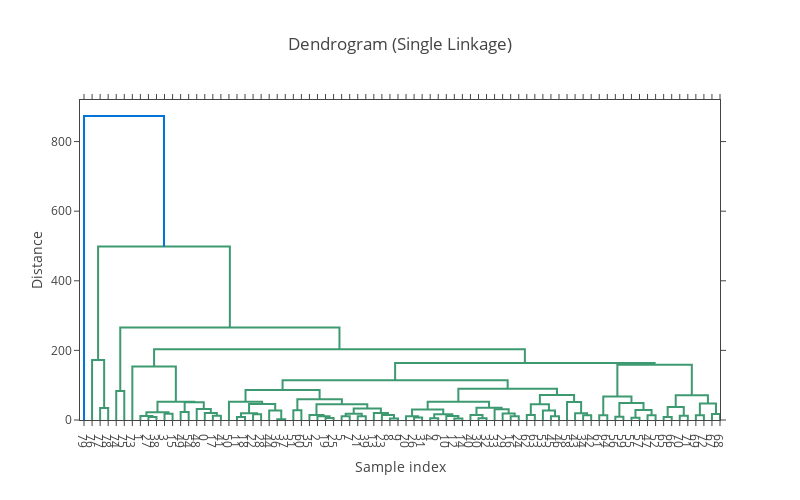

This figure's notebook cell:
### Code cell
# Menampilkan dendrogram menggunakan Plotly untuk metode 'single'
fig_single = ff.create_dendrogram(linkage_matrix_single)
fig_single.update_layout(title='Dendrogram (Single Linkage)',
                         xaxis_title='Sample index',
                         yaxis_title='Distance',
                         width=800, height=500)
fig_single.show()

### Figure 1 — Plotly figure (JSON) as saved in the notebook; plotly's stock layout.template omitted (floating-point values rounded to 4 significant figures)
{"data": [{"hoverinfo": "text", "marker": {"color": "rgb(61,153,112)"}, "mode": "lines", "type": "scatter", "x": [25, 25, 35, 35], "xaxis": "x", "y": [0, 34.45, 34.45, 0], "yaxis": "y"}, {"hoverinfo": "text", "marker": {"color": "rgb(61,153,112)"}, "mode": "lines", "type": "scatter", "x": [15, 15, 30, 30], "xaxis": "x", "y": [0, 172.6, 172.6, 34.45], "yaxis": "y"}, {"hoverinfo": "text", "marker": {"color": "rgb(61,153,112)"}, "mode": "lines", "type": "scatter", "x": [45, 45, 55, 55], "xaxis": "x", "y": [0, 83.23, 83.23, 0], "yaxis": "y"}, {"hoverinfo": "text", "marker": {"color": "rgb(61,153,112)"}, "mode": "lines", "type": "scatter", "x": [85, 85, 95, 95], "xaxis": "x", "y": [0, 8.32, 8.32, 0], "yaxis": "y"}, {"hoverinfo": "text", "marker": {"color": "rgb(61,153,112)"}, "mode": "lines", "type": "scatter", "x": [75, 75, 90, 90], "xaxis": "x", "y": [0, 11.45, 11.45, 8.32], "yaxis": "y"}, {"hoverinfo": "text", "marker": {"color": "rgb(61,153,112)"}, "mode": "lines", "type": "scatter", "x": [105, 105, 115, 115], "xaxis": "x", "y": [0, 18.22, 18.22, 0], "yaxis": "y"}, {"hoverinfo": "text", "marker": {"color": "rgb(61,153,112)"}, "mode": "lines", "type": "scatter", "x": [82.5, 82.5, 110, 110], "xaxis": "x", "y": [11.45, 22.38, 22.38, 18.22], "yaxis": "y"}, {"hoverinfo": "text", "marker": {"color": "rgb(61,153,112)"}, "mode": "lines", "type": "scatter", "x": [125, 125, 135, 135], "xaxis": "x", "y": [0, 23.05, 23.05, 0], "yaxis": "y"}, {"hoverinfo": "text", "marker": {"color": "rgb(61,153,112)"}, "mode": "lines", "type": "scatter", "x": [165, 165, 175, 175], "xaxis": "x", "y": [0, 12.39, 12.39, 0], "yaxis": "y"}, {"hoverinfo": "text", "marker": {"color": "rgb(61,153,112)"}, "mode": "lines", "type": "scatter", "x": [155, 155, 170, 170], "xaxis": "x", "y": [0, 20.42, 20.42, 12.39], "yaxis": "y"}, {"hoverinfo": "text", "marker": {"color": "rgb(61,153,112)"}, "mode": "lines", "type": "scatter", "x": [145, 145, 162.5, 162.5], "xaxis": "x", "y": [0, 31.51, 31.51, 20.42], "yaxis": "y"}, {"hoverinfo": "text", "marker": {"color": "rgb(61,153,112)"}, "mode": "lines", "type": "scatter", "x": [130, 130, 153.8, 153.8], "xaxis": "x", "y": [23.05, 50.77, 50.77, 31.51], "yaxis": "y"}, {"hoverinfo": "text", "marker": {"color": "rgb(61,153,112)"}, "mode": "lines", "type": "scatter", "x": [96.25, 96.25, 141.9, 141.9], "xaxis": "x", "y": [22.38, 52.67, 52.67, 50.77], "yaxis": "y"}, {"hoverinfo": "text", "marker": {"color": "rgb(61,153,112)"}, "mode": "lines", "type": "scatter", "x": [65, 65, 119.1, 119.1], "xaxis": "x", "y": [0, 153.5, 153.5, 52.67], "yaxis": "y"}, {"hoverinfo": "text", "marker": {"color": "rgb(61,153,112)"}, "mode": "lines", "type": "scatter", "x": [195, 195, 205, 205], "xaxis": "x", "y": [0, 8.861, 8.861, 0], "yaxis": "y"}, {"hoverinfo": "text", "marker": {"color": "rgb(61,153,112)"}, "mode": "lines", "type": "scatter", "x": [215, 215, 225, 225], "xaxis": "x", "y": [0, 16.59, 16.59, 0], "yaxis": "y"}, {"hoverinfo": "text", "marker": {"color": "rgb(61,153,112)"}, "mode": "lines", "type": "scatter", "x": [200, 200, 220, 220], "xaxis": "x", "y": [8.861, 19.37, 19.37, 16.59], "yaxis": "y"}, {"hoverinfo": "text", "marker": {"color": "rgb(61,153,112)"}, "mode": "lines", "type": "scatter", "x": [245, 245, 255, 255], "xaxis": "x", "y": [0, 2.475, 2.475, 0], "yaxis": "y"}, {"hoverinfo": "text", "marker": {"color": "rgb(61,153,112)"}, "mode": "lines", "type": "scatter", "x": [235, 235, 250, 250], "xaxis": "x", "y": [0, 26.97, 26.97, 2.475], "yaxis": "y"}, {"hoverinfo": "text", "marker": {"color": "rgb(61,153,112)"}, "mode": "lines", "type": "scatter", "x": [210, 210, 242.5, 242.5], "xaxis": "x", "y": [19.37, 46.22, 46.22, 26.97], "yaxis": "y"}, {"hoverinfo": "text", "marker": {"color": "rgb(61,153,112)"}, "mode": "lines", "type": "scatter", "x": [185, 185, 226.2, 226.2], "xaxis": "x", "y": [0, 52.69, 52.69, 46.22], "yaxis": "y"}, {"hoverinfo": "text", "marker": {"color": "rgb(61,153,112)"}, "mode": "lines", "type": "scatter", "x": [265, 265, 275, 275], "xaxis": "x", "y": [0, 27.68, 27.68, 0], "yaxis": "y"}, {"hoverinfo": "text", "marker": {"color": "rgb(61,153,112)"}, "mode": "lines", "type": "scatter", "x": [305, 305, 315, 315], "xaxis": "x", "y": [0, 5.657, 5.657, 0], "yaxis": "y"}, {"hoverinfo": "text", "marker": {"color": "rgb(61,153,112)"}, "mode": "lines", "type": "scatter", "x": [295, 295, 310, 310], "xaxis": "x", "y": [0, 10.58, 10.58, 5.657], "yaxis": "y"}, {"hoverinfo": "text", "marker": {"color": "rgb(61,153,112)"}, "mode": "lines", "type": "scatter", "x": [285, 285, 302.5, 302.5], "xaxis": "x", "y": [0, 14.66, 14.66, 10.58], "yaxis": "y"}, {"hoverinfo": "text", "marker": {"color": "rgb(61,153,112)"}, "mode": "lines", "type": "scatter", "x": [325, 325, 335, 335], "xaxis": "x", "y": [0, 10.5, 10.5, 0], "yaxis": "y"}, {"hoverinfo": "text", "marker": {"color": "rgb(61,153,112)"}, "mode": "lines", "type": "scatter", "x": [345, 345, 355, 355], "xaxis": "x", "y": [0, 10.81, 10.81, 0], "yaxis": "y"}, {"hoverinfo": "text", "marker": {"color": "rgb(61,153,112)"}, "mode": "lines", "type": "scatter", "x": [330, 330, 350, 350], "xaxis": "x", "y": [10.5, 18.02, 18.02, 10.81], "yaxis": "y"}, {"hoverinfo": "text", "marker": {"color": "rgb(61,153,112)"}, "mode": "lines", "type": "scatter", "x": [385, 385, 395, 395], "xaxis": "x", "y": [0, 4.243, 4.243, 0], "yaxis": "y"}, {"hoverinfo": "text", "marker": {"color": "rgb(61,153,112)"}, "mode": "lines", "type": "scatter", "x": [375, 375, 390, 390], "xaxis": "x", "y": [0, 14.14, 14.14, 4.243], "yaxis": "y"}, {"hoverinfo": "text", "marker": {"color": "rgb(61,153,112)"}, "mode": "lines", "type": "scatter", "x": [365, 365, 382.5, 382.5], "xaxis": "x", "y": [0, 19.84, 19.84, 14.14], "yaxis": "y"}, {"hoverinfo": "text", "marker": {"color": "rgb(61,153,112)"}, "mode": "lines", "type": "scatter", "x": [340, 340, 373.8, 373.8], "xaxis": "x", "y": [18.02, 33.07, 33.07, 19.84], "yaxis": "y"}, {"hoverinfo": "text", "marker": {"color": "rgb(61,153,112)"}, "mode": "lines", "type": "scatter", "x": [293.8, 293.8, 356.9, 356.9], "xaxis": "x", "y": [14.66, 45.51, 45.51, 33.07], "yaxis": "y"}, {"hoverinfo": "text", "marker": {"color": "rgb(61,153,112)"}, "mode": "lines", "type": "scatter", "x": [270, 270, 325.3, 325.3], "xaxis": "x", "y": [27.68, 59.53, 59.53, 45.51], "yaxis": "y"}, {"hoverinfo": "text", "marker": {"color": "rgb(61,153,112)"}, "mode": "lines", "type": "scatter", "x": [205.6, 205.6, 297.7, 297.7], "xaxis": "x", "y": [52.69, 86.24, 86.24, 59.53], "yaxis": "y"}, {"hoverinfo": "text", "marker": {"color": "rgb(61,153,112)"}, "mode": "lines", "type": "scatter", "x": [415, 415, 425, 425], "xaxis": "x", "y": [0, 7.297, 7.297, 0], "yaxis": "y"}, {"hoverinfo": "text", "marker": {"color": "rgb(61,153,112)"}, "mode": "lines", "type": "scatter", "x": [405, 405, 420, 420], "xaxis": "x", "y": [0, 10.93, 10.93, 7.297], "yaxis": "y"}, {"hoverinfo": "text", "marker": {"color": "rgb(61,153,112)"}, "mode": "lines", "type": "scatter", "x": [435, 435, 445, 445], "xaxis": "x", "y": [0, 5.385, 5.385, 0], "yaxis": "y"}, {"hoverinfo": "text", "marker": {"color": "rgb(61,153,112)"}, "mode": "lines", "type": "scatter", "x": [465, 465, 475, 475], "xaxis": "x", "y": [0, 4.185, 4.185, 0], "yaxis": "y"}, {"hoverinfo": "text", "marker": {"color": "rgb(61,153,112)"}, "mode": "lines", "type": "scatter", "x": [455, 455, 470, 470], "xaxis": "x", "y": [0, 11.51, 11.51, 4.185], "yaxis": "y"}, {"hoverinfo": "text", "marker": {"color": "rgb(61,153,112)"}, "mode": "lines", "type": "scatter", "x": [440, 440, 462.5, 462.5], "xaxis": "x", "y": [5.385, 16.83, 16.83, 11.51], "yaxis": "y"}, {"hoverinfo": "text", "marker": {"color": "rgb(61,153,112)"}, "mode": "lines", "type": "scatter", "x": [412.5, 412.5, 451.2, 451.2], "xaxis": "x", "y": [10.93, 29.85, 29.85, 16.83], "yaxis": "y"}, {"hoverinfo": "text", "marker": {"color": "rgb(61,153,112)"}, "mode": "lines", "type": "scatter", "x": [495, 495, 505, 505], "xaxis": "x", "y": [0, 4.963, 4.963, 0], "yaxis": "y"}, {"hoverinfo": "text", "marker": {"color": "rgb(61,153,112)"}, "mode": "lines", "type": "scatter", "x": [485, 485, 500, 500], "xaxis": "x", "y": [0, 14.16, 14.16, 4.963], "yaxis": "y"}, {"hoverinfo": "text", "marker": {"color": "rgb(61,153,112)"}, "mode": "lines", "type": "scatter", "x": [535, 535, 545, 545], "xaxis": "x", "y": [0, 10.88, 10.88, 0], "yaxis": "y"}, {"hoverinfo": "text", "marker": {"color": "rgb(61,153,112)"}, "mode": "lines", "type": "scatter", "x": [525, 525, 540, 540], "xaxis": "x", "y": [0, 18.8, 18.8, 10.88], "yaxis": "y"}, {"hoverinfo": "text", "marker": {"color": "rgb(61,153,112)"}, "mode": "lines", "type": "scatter", "x": [515, 515, 532.5, 532.5], "xaxis": "x", "y": [0, 30.84, 30.84, 18.8], "yaxis": "y"}, {"hoverinfo": "text", "marker": {"color": "rgb(61,153,112)"}, "mode": "lines", "type": "scatter", "x": [492.5, 492.5, 523.8, 523.8], "xaxis": "x", "y": [14.16, 35.46, 35.46, 30.84], "yaxis": "y"}, {"hoverinfo": "text", "marker": {"color": "rgb(61,153,112)"}, "mode": "lines", "type": "scatter", "x": [431.9, 431.9, 508.1, 508.1], "xaxis": "x", "y": [29.85, 52.54, 52.54, 35.46], "yaxis": "y"}, {"hoverinfo": "text", "marker": {"color": "rgb(61,153,112)"}, "mode": "lines", "type": "scatter", "x": [555, 555, 565, 565], "xaxis": "x", "y": [0, 14.2, 14.2, 0], "yaxis": "y"}, {"hoverinfo": "text", "marker": {"color": "rgb(61,153,112)"}, "mode": "lines", "type": "scatter", "x": [585, 585, 595, 595], "xaxis": "x", "y": [0, 11.01, 11.01, 0], "yaxis": "y"}, {"hoverinfo": "text", "marker": {"color": "rgb(61,153,112)"}, "mode": "lines", "type": "scatter", "x": [575, 575, 590, 590], "xaxis": "x", "y": [0, 27.06, 27.06, 11.01], "yaxis": "y"}, {"hoverinfo": "text", "marker": {"color": "rgb(61,153,112)"}, "mode": "lines", "type": "scatter", "x": [560, 560, 582.5, 582.5], "xaxis": "x", "y": [14.2, 45.19, 45.19, 27.06], "yaxis": "y"}, {"hoverinfo": "text", "marker": {"color": "rgb(61,153,112)"}, "mode": "lines", "type": "scatter", "x": [625, 625, 635, 635], "xaxis": "x", "y": [0, 13.46, 13.46, 0], "yaxis": "y"}, {"hoverinfo": "text", "marker": {"color": "rgb(61,153,112)"}, "mode": "lines", "type": "scatter", "x": [615, 615, 630, 630], "xaxis": "x", "y": [0, 19.68, 19.68, 13.46], "yaxis": "y"}, {"hoverinfo": "text", "marker": {"color": "rgb(61,153,112)"}, "mode": "lines", "type": "scatter", "x": [605, 605, 622.5, 622.5], "xaxis": "x", "y": [0, 51.76, 51.76, 19.68], "yaxis": "y"}, {"hoverinfo": "text", "marker": {"color": "rgb(61,153,112)"}, "mode": "lines", "type": "scatter", "x": [571.2, 571.2, 613.8, 613.8], "xaxis": "x", "y": [45.19, 71.51, 71.51, 51.76], "yaxis": "y"}, {"hoverinfo": "text", "marker": {"color": "rgb(61,153,112)"}, "mode": "lines", "type": "scatter", "x": [470, 470, 592.5, 592.5], "xaxis": "x", "y": [52.54, 89.97, 89.97, 71.51], "yaxis": "y"}, {"hoverinfo": "text", "marker": {"color": "rgb(61,153,112)"}, "mode": "lines", "type": "scatter", "x": [251.6, 251.6, 531.2, 531.2], "xaxis": "x", "y": [86.24, 114.2, 114.2, 89.97], "yaxis": "y"}, {"hoverinfo": "text", "marker": {"color": "rgb(61,153,112)"}, "mode": "lines", "type": "scatter", "x": [645, 645, 655, 655], "xaxis": "x", "y": [0, 13.66, 13.66, 0], "yaxis": "y"}, {"hoverinfo": "text", "marker": {"color": "rgb(61,153,112)"}, "mode": "lines", "type": "scatter", "x": [665, 665, 675, 675], "xaxis": "x", "y": [0, 9.661, 9.661, 0], "yaxis": "y"}, {"hoverinfo": "text", "marker": {"color": "rgb(61,153,112)"}, "mode": "lines", "type": "scatter", "x": [685, 685, 695, 695], "xaxis": "x", "y": [0, 6.598, 6.598, 0], "yaxis": "y"}, {"hoverinfo": "text", "marker": {"color": "rgb(61,153,112)"}, "mode": "lines", "type": "scatter", "x": [705, 705, 715, 715], "xaxis": "x", "y": [0, 13.41, 13.41, 0], "yaxis": "y"}, {"hoverinfo": "text", "marker": {"color": "rgb(61,153,112)"}, "mode": "lines", "type": "scatter", "x": [690, 690, 710, 710], "xaxis": "x", "y": [6.598, 28.72, 28.72, 13.41], "yaxis": "y"}, {"hoverinfo": "text", "marker": {"color": "rgb(61,153,112)"}, "mode": "lines", "type": "scatter", "x": [670, 670, 700, 700], "xaxis": "x", "y": [9.661, 48.5, 48.5, 28.72], "yaxis": "y"}, {"hoverinfo": "text", "marker": {"color": "rgb(61,153,112)"}, "mode": "lines", "type": "scatter", "x": [650, 650, 685, 685], "xaxis": "x", "y": [13.66, 67.37, 67.37, 48.5], "yaxis": "y"}, {"hoverinfo": "text", "marker": {"color": "rgb(61,153,112)"}, "mode": "lines", "type": "scatter", "x": [725, 725, 735, 735], "xaxis": "x", "y": [0, 8.321, 8.321, 0], "yaxis": "y"}, {"hoverinfo": "text", "marker": {"color": "rgb(61,153,112)"}, "mode": "lines", "type": "scatter", "x": [745, 745, 755, 755], "xaxis": "x", "y": [0, 12.19, 12.19, 0], "yaxis": "y"}, {"hoverinfo": "text", "marker": {"color": "rgb(61,153,112)"}, "mode": "lines", "type": "scatter", "x": [730, 730, 750, 750], "xaxis": "x", "y": [8.321, 37.39, 37.39, 12.19], "yaxis": "y"}, {"hoverinfo": "text", "marker": {"color": "rgb(61,153,112)"}, "mode": "lines", "type": "scatter", "x": [765, 765, 775, 775], "xaxis": "x", "y": [0, 13.34, 13.34, 0], "yaxis": "y"}, {"hoverinfo": "text", "marker": {"color": "rgb(61,153,112)"}, "mode": "lines", "type": "scatter", "x": [785, 785, 795, 795], "xaxis": "x", "y": [0, 17.06, 17.06, 0], "yaxis": "y"}, {"hoverinfo": "text", "marker": {"color": "rgb(61,153,112)"}, "mode": "lines", "type": "scatter", "x": [770, 770, 790, 790], "xaxis": "x", "y": [13.34, 47.44, 47.44, 17.06], "yaxis": "y"}, {"hoverinfo": "text", "marker": {"color": "rgb(61,153,112)"}, "mode": "lines", "type": "scatter", "x": [740, 740, 780, 780], "xaxis": "x", "y": [37.39, 71.16, 71.16, 47.44], "yaxis": "y"}, {"hoverinfo": "text", "marker": {"color": "rgb(61,153,112)"}, "mode": "lines", "type": "scatter", "x": [667.5, 667.5, 760, 760], "xaxis": "x", "y": [67.37, 158.5, 158.5, 71.16], "yaxis": "y"}, {"hoverinfo": "text", "marker": {"color": "rgb(61,153,112)"}, "mode": "lines", "type": "scatter", "x": [391.4, 391.4, 713.8, 713.8], "xaxis": "x", "y": [114.2, 163.7, 163.7, 158.5], "yaxis": "y"}, {"hoverinfo": "text", "marker": {"color": "rgb(61,153,112)"}, "mode": "lines", "type": "scatter", "x": [92.03, 92.03, 552.6, 552.6], "xaxis": "x", "y": [153.5, 203.4, 203.4, 163.7], "yaxis": "y"}, {"hoverinfo": "text", "marker": {"color": "rgb(61,153,112)"}, "mode": "lines", "type": "scatter", "x": [50, 50, 322.3, 322.3], "xaxis": "x", "y": [83.23, 266.1, 266.1, 203.4], "yaxis": "y"}, {"hoverinfo": "text", "marker": {"color": "rgb(61,153,112)"}, "mode": "lines", "type": "scatter", "x": [22.5, 22.5, 186.2, 186.2], "xaxis": "x", "y": [172.6, 498.3, 498.3, 266.1], "yaxis": "y"}, {"hoverinfo": "text", "marker": {"color": "rgb(0,116,217)"}, "mode": "lines", "type": "scatter", "x": [5, 5, 104.3, 104.3], "xaxis": "x", "y": [0, 873.5, 873.5, 498.3], "yaxis": "y"}], "layout": {"autosize": false, "height": 500, "hovermode": "closest", "showlegend": false, "title": {"text": "Dendrogram (Single Linkage)"}, "width": 800, "xaxis": {"mirror": "allticks", "rangemode": "tozero", "showgrid": false, "showline": true, "showticklabels": true, "tickmode": "array", "ticks": "outside", "ticktext": ["79", "76", "77", "78", "74", "75", "73", "1", "27", "38", "3", "15", "49", "54", "48", "0", "17", "41", "50", "11", "18", "22", "28", "44", "36", "37", "51", "60", "35", "2", "19", "25", "5", "7", "21", "39", "13", "23", "8", "9", "20", "26", "31", "4", "6", "10", "12", "14", "40", "30", "32", "33", "29", "16", "24", "62", "63", "53", "45", "46", "58", "43", "34", "42", "61", "64", "56", "59", "55", "57", "47", "52", "65", "66", "70", "71", "69", "72", "67", "68"], "tickvals": [5, 15, 25, 35, 45, 55, 65, 75, 85, 95, 105, 115, 125, 135, 145, 155, 165, 175, 185, 195, 205, 215, 225, 235, 245, 255, 265, 275, 285, 295, 305, 315, 325, 335, 345, 355, 365, 375, 385, 395, 405, 415, 425, 435, 445, 455, 465, 475, 485, 495, 505, 515, 525, 535, 545, 555, 565, 575, 585, 595, 605, 615, 625, 635, 645, 655, 665, 675, 685, 695, 705, 715, 725, 735, 745, 755, 765, 775, 785, 795], "title": {"text": "Sample index"}, "type": "linear", "zeroline": false}, "yaxis": {"mirror": "allticks", "rangemode": "tozero", "showgrid": false, "showline": true, "showticklabels": true, "ticks": "outside", "title": {"text": "Distance"}, "type": "linear", "zeroline": false}}}
